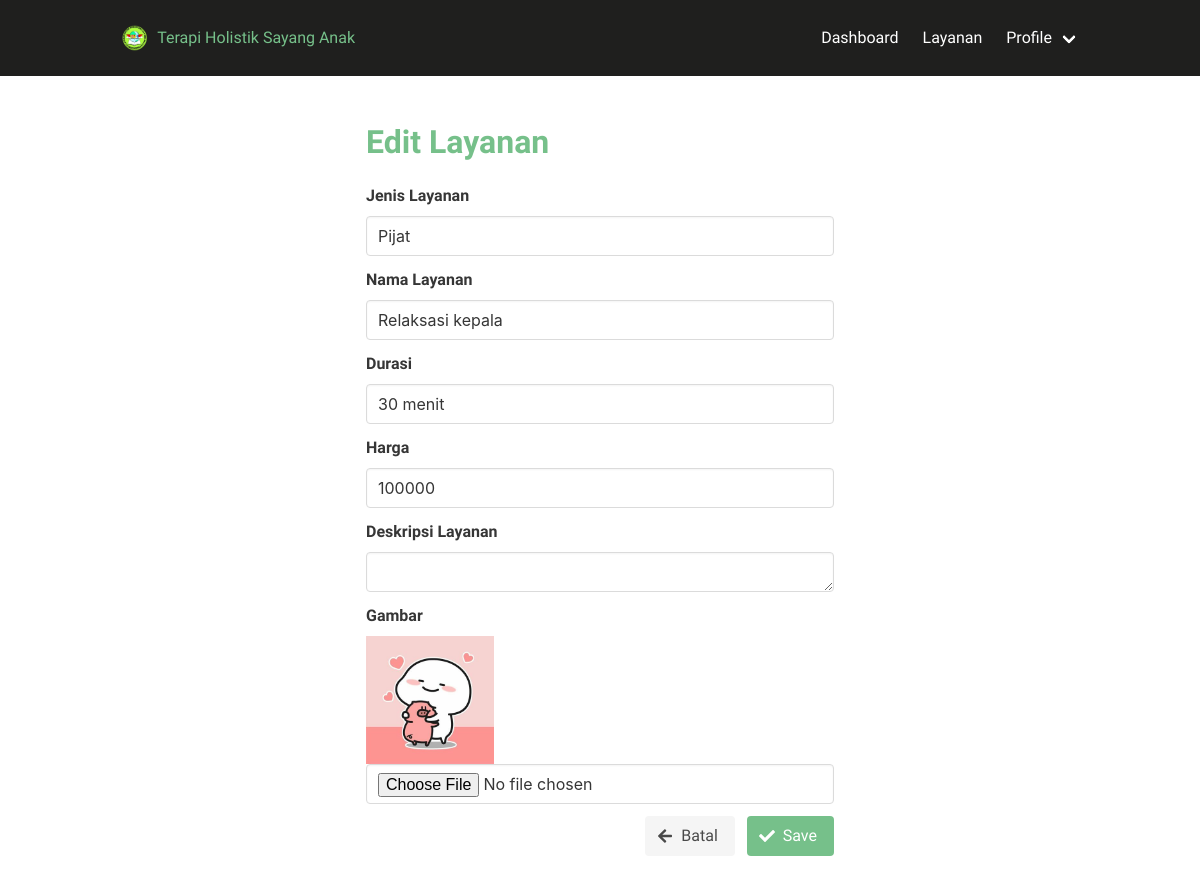
Screenshot of /layanan/edit/11 (signed in) with the database file from the repository.
### tables this page shows
CREATE TABLE `terapis` (
  `id_terapis` int(11) NOT NULL AUTO_INCREMENT,
  `id_user` int(11) NOT NULL,
  `alamat` varchar(50) NOT NULL,
  `telepon` int(11) NOT NULL,
  `bank` varchar(30) NOT NULL,
  `unit_bank` varchar(30) NOT NULL,
  `no_rekening` int(11) NOT NULL,
  `ktp` varchar(50) NOT NULL,
  `selfie_ktp` varchar(50) NOT NULL,
  `profile` varchar(50) NOT NULL,
  `status` varchar(20) NOT NULL,
  PRIMARY KEY (`id_terapis`),
  KEY `IdUser2` (`id_user`),
  CONSTRAINT `IdUser2` FOREIGN KEY (`id_user`) REFERENCES `user` (`id_user`)
);

CREATE TABLE `layanan` (
  `id_layanan` int(11) NOT NULL AUTO_INCREMENT,
  `jenis` varchar(50) NOT NULL,
  `nama` varchar(50) NOT NULL,
  `durasi` varchar(30) NOT NULL,
  `harga` int(11) NOT NULL,
  `gambar` varchar(100) DEFAULT NULL,
  `deskripsi` varchar(450) DEFAULT NULL,
  PRIMARY KEY (`id_layanan`)
);

### application/controllers/Layanan.php (called while the page is built, shortened)
<?php
class Layanan extends CI_Controller
{
    function __construct()
    {
        $this->load->model('Layanan_model');
        $this->load->library('upload');
    }
function edit($id_layanan)
    {
        $data['layanan'] = $this->Layanan_model->get_layanan($id_layanan);
        if (isset($data['layanan']['id_layanan'])) {
            if (isset($_POST) && count($_POST) > 0) {
                $path = './resources/picture/layanan/';
                $config['upload_path'] = './resources/picture/layanan';
                $config['allowed_types'] = 'jpg|png|jpeg|gif';
                $config['max_size'] = '2048';
                $config['max_width'] = '4480';
                $config['max_height'] = '4480';
                $config['file_name'] = $_FILES['gambar']['name'];
                $this->upload->initialize($config);
                if (!empty($_FILES['gambar']['name'])) {
                    if ($this->upload->do_upload('gambar')) {
                        $foto   = $this->upload->data();
                        $params = array(
                            'jenis' => $this->input->post('jenis'),
                            'nama' => $this->input->post('nama'),
                            'durasi' => $this->input->post('durasi'),
                            'harga' => $this->input->post('harga'),
                            'gambar' => $foto['file_name'],
                            'deskripsi' => $this->input->post('deskripsi'),
                        );
                        @unlink($path . $this->input->post('filelama'));
                        $this->Layanan_model->update_layanan($id_layanan, $params);
                        redirect('layanan/index');
                    }else {
                        die("gagal update");
                    }
                }else{
                     $params = array(
                        'jenis' => $this->input->post('jenis'),
                        'nama' => $this->input->post('nama'),
                        'durasi' => $this->input->post('durasi'),
                        'harga' => $this->input->post('harga'),
                        'gambar' => $this->input->post('filelama'),
                        'deskripsi' => $this->input->post('deskripsi'),
                    );
                    $this->Layanan_model->update_layanan($id_layanan, $params);
                    $data['_view'] = 'layanan/edit';
                    $this->load->view('templates/pure/header');
                    $this->load->view('layouts/bulma-dashboard/main', $data);
                    $this->load->view('templates/pure/footer');
                    redirect('layanan/index');
                }} else {
                $data['nama']       = $_SESSION['nama'];
                $data['hak_akses']  = $_SESSION['hak_akses'];
                $data['id_user']    = $_SESSION['id_user'];
                $data['email']      = $_SESSION['email'];
                $data['_view'] = 'layanan/edit';
                $this->load->view('templates/pure/header');
                $this->load->view('layouts/bulma-dashboard/main', $data);
                $this->load->view('templates/pure/footer');
            }
        } else
            show_error('The layanan you are trying to edit does not exist.');
    }
}

### index.php (called while the page is built, shortened)
<?php
require_once BASEPATH.'core/CodeIgniter.php';

### application/models/Layanan_model.php (called while the page is built, shortened)
<?php
class Layanan_model extends CI_Model
{
    function get_layanan($id_layanan)
    {
        return $this->db->get_where('layanan',array('id_layanan'=>$id_layanan))->row_array();
    }
}

### application/views/layanan/edit.php (the view, shortened to what this page needs)
<div class="columns is-centered">
	<div class="column is-half">
		<h1 class="title has-text-success font-family-philosopher">Edit Layanan</h1>
		<?php echo form_open_multipart('layanan/edit/' . $layanan['id_layanan']); ?>
		<div class="field">
			<label class="label" for="jenis">Jenis Layanan</label>
			<div class="control">
				<input type="text" name="jenis" value="<?php echo ($this->input->post('jenis') ? $this->input->post('jenis') : $layanan['jenis']); ?>" class="input" id="jenis" />
			</div>
		</div>
		<div class="field">
			<label class="label" for="nama">Nama Layanan</label>
			<div class="control">
				<input type="text" name="nama" value="<?php echo ($this->input->post('nama') ? $this->input->post('nama') : $layanan['nama']); ?>" class="input" id="nama" />
			</div>
		</div>
		<div class="field">
			<label class="label" for="durasi">Durasi</label>
			<div class="control">
				<input type="text" name="durasi" value="<?php echo ($this->input->post('durasi') ? $this->input->post('durasi') : $layanan['durasi']); ?>" class="input" id="durasi" />
			</div>
		</div>
		<div class="field">
			<label class="label" for="harga">Harga</label>
			<div class="control">
				<input type="text" name="harga" value="<?php echo ($this->input->post('harga') ? $this->input->post('harga') : $layanan['harga']); ?>" class="input" id="harga" />
			</div>
		</div>
		<div class="field">
			<label class="label" for="gambar">Deskripsi Layanan</label>
			<div class="control">
				<textarea name="deskripsi" value="<?php echo ($this->input->post('deskripsi') ? $this->input->post('deskripsi') : $layanan['deskripsi']); ?>" class="input" id="deskripsi"></textarea>
			</div>
		</div>
		<div class="field">
			<label class="label" for="gambar">Gambar</label>
			<div class="control">
				<?php
				if (empty($layanan['gambar'])) {
				?>
					<figure class="image is-128x128">
						<img src="<?= base_url() ?>resources/picture/noimage.png" alt="profile">
					</figure>
				<?php
				} else {
				?>
					<figure class="image is-128x128">
						<img src="<?= base_url() ?>resources/picture/layanan/<?= $layanan['gambar']; ?>" alt="profile">
					</figure>
				<?php
				} ?>
			<input type="file" name="gambar" value="<?php echo ($this->input->post('gambar') ? $this->input->post('gambar') : $layanan['gambar']); ?>" class="input" id="gambar" />
			</div>
		</div>
		<div class="field is-grouped is-pulled-right">
			<p class="control">
				<a href="<?= base_url('layanan/index'); ?>" class="button is-light">
					<span class="icon">
						<i class="fas fa-arrow-left"></i>
					</span>
					<span>
						Batal
					</span>
				</a>
			</p>
			<p class="control">
				<button type="submit" class="button is-success">
					<span class="icon">
						<i class="fa fa-check"></i>
					</span>
					<span>
						Save
					</span>
				</button>
			</p>
		</div>
		<?= form_close(); ?>
	</div>
</div>

### application/views/layouts/bulma-dashboard/main.php (shortened to what this page needs)
<nav class="navbar is-black py-3" role="navigation" aria-label="main dropdown navigation">
    <div class="container">
        <div class="navbar-brand">
            <a class="navbar-item" href="<?= base_url('Dashboard'); ?>">
                <img src="<?= base_url('assets/img/logo.png'); ?>" /> &nbsp;&nbsp;
                <span class="font-family-philosopher has-text-success">
                    Terapi Holistik Sayang Anak
                </span>
            </a>
        </div>
        <div id="navbar" class="navbar-menu">
            <?php
            if ($hak_akses == "Admin") {
                $sql = "SELECT * FROM admin WHERE id_user=$id_user";
                $query = $this->db->query($sql);
                if ($query->num_rows() > 0) {
                    foreach ($query->result() as $row) {
                        $id_admin = $row->id_admin;
            ?>
                        <div class="navbar-end">
                            <a class="navbar-item" href="<?php echo site_url('dashboard'); ?>">Dashboard</a>
                            <div class="navbar-item has-dropdown is-hoverable">
                                <a class="navbar-link">Layanan</a>
                                <div class="navbar-dropdown">
                                    <a class="navbar-item" href="<?php echo site_url('layanan/index'); ?>">
                                        <span class="icon">
                                            <i class="fas fa-list"></i>
                                        </span>
                                        <span> Daftar Layanan </span>
                                    </a>
                                    <a class="navbar-item" href="<?php echo site_url('layanan/add'); ?>">
                                        <span class="icon">
                                            <i class="fas fa-plus"></i>
                                        </span>
                                        <span> Tambah Layanan </span>
                                    </a>
                                </div>
                            </div>
                            <div class="navbar-item has-dropdown is-hoverable">
                                <a class="navbar-link">Verifikasi</a>
                                <div class="navbar-dropdown">
                                    <a class="navbar-item" href="<?php echo site_url('terapi/index'); ?>">
                                        <span class="icon">
                                            <i class="fas fa-check-square"></i>
                                        </span>
                                        <span> Verifikasi Terapis </span>
                                    </a>
                                </div>
                            </div>
                            <div class="navbar-item has-dropdown is-hoverable">
                                <a class="navbar-link">Profile</a>
                                <div class="navbar-dropdown">
                                    <a class="navbar-item" href="<?php echo site_url('admin/edit/' . $id_admin); ?>">
                                        <span class="icon">
                                            <i class="fas fa-user"></i>
                                        </span>
                                        <span> My Profile </span>
                                    </a>
                                    <a class="navbar-item has-text-danger" href="<?php echo site_url('dashboard/logout'); ?>">
                                        <span class="icon">
                                            <i class="fas fa-sign-out-alt"></i>
                                        </span>
                                        <span> Logout </span>
                                    </a>
                                </div>
                            </div>
                        </div>
                    <?php }
                }
            } elseif ($hak_akses == "Terapis") {
                $sql = "SELECT * FROM terapis WHERE id_user=$id_user";
                $query = $this->db->query($sql);
                if ($query->num_rows() > 0) {
                    foreach ($query->result() as $row) {
                        $status     = $row->status;
                    ?>
                        <div class="navbar-end">
                            <a class="navbar-item" href="<?php echo site_url('dashboard'); ?>">Dashboard</a>
                            <?php
                            if ($status == 1) {
                            ?>
                                <a class="navbar-item" href="<?php echo site_url('DetailLayanan/index'); ?>">
                                    Layanan
                                </a>
                            <?php } ?>
                            <div class="navbar-item has-dropdown is-hoverable">
                                <a class="navbar-link">Profile</a>
                            </div>
                        </div>
            <?php }
                }
            } ?>
        </div>
    </div>
</nav>
<section class="section">
    <div class="container">
        <?php
        if (isset($_view) && $_view)
            $this->load->view($_view);
        ?>
    </div>
</section>

### rows the page displays
layanan: jenis "Pijat", nama "Relaksasi kepala", durasi "30 menit", harga "100000", gambar (picture)
